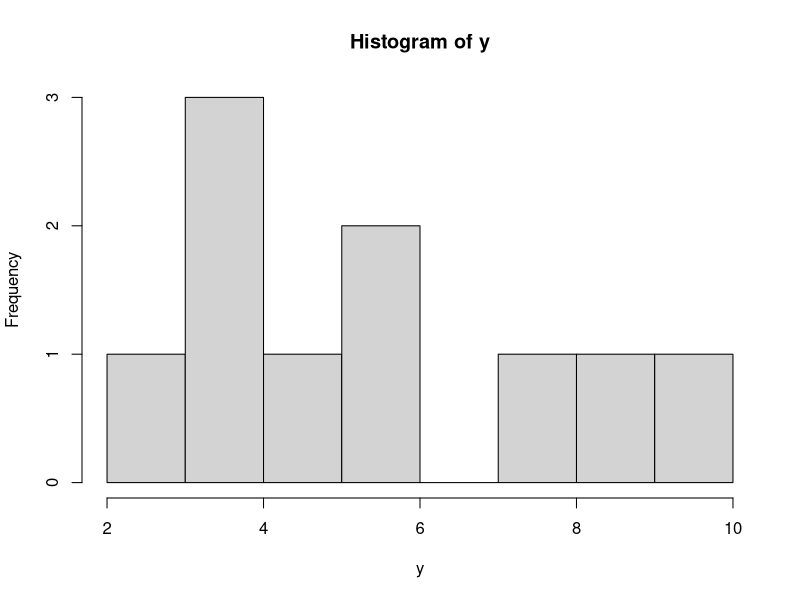
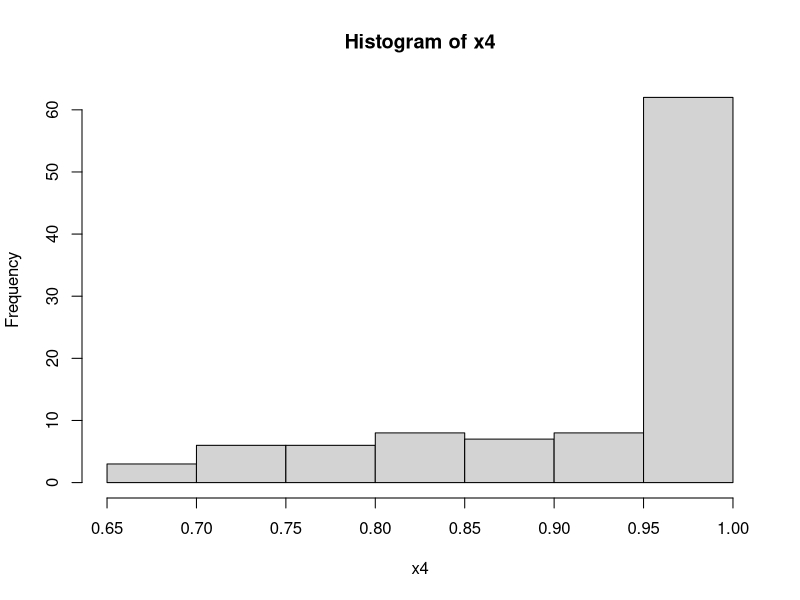
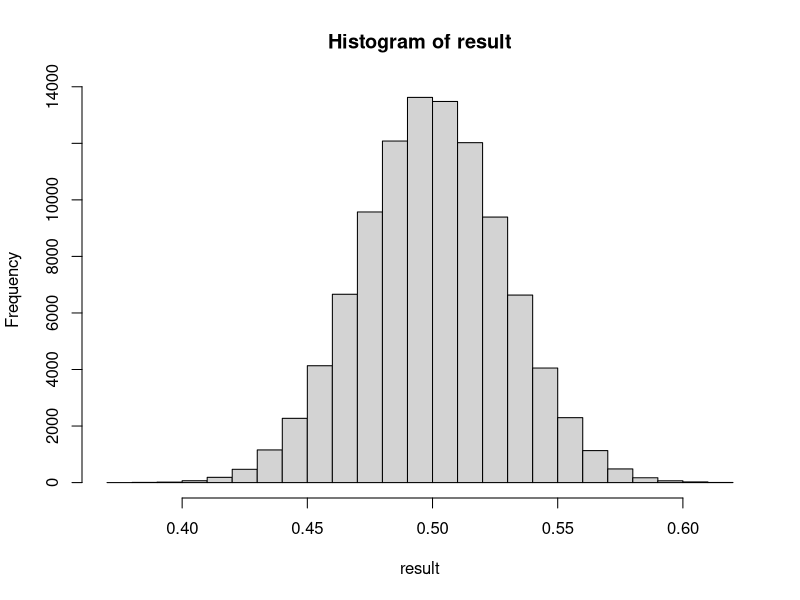
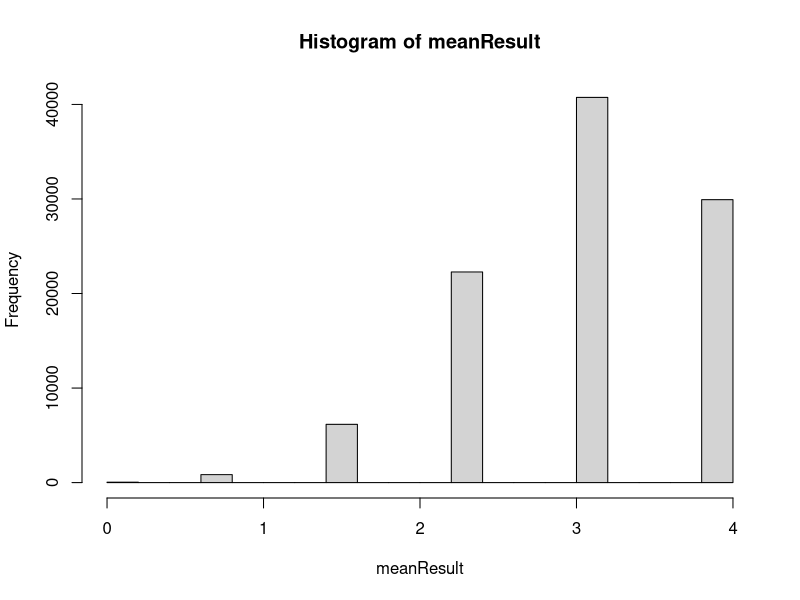
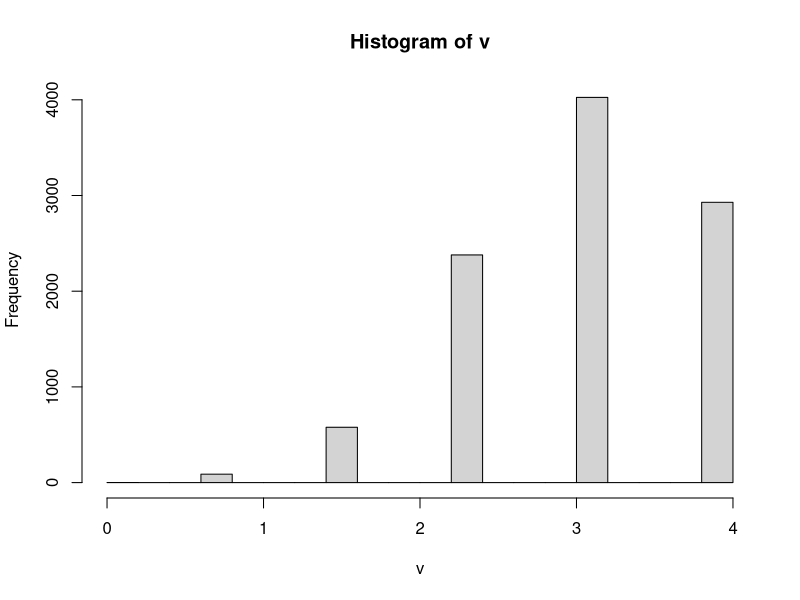

The R script that drew these images, in order: (Note: this script raises an error after producing the figures.)
# 向量求平方
sum1 = function(vctor) {
  result = 0
  for(i in vctor) {
    result = result + i ^ 2
  }
  
  return (result)
}

# 从一个卡方分布取一部分数据，查看图
df = 5
x = rchisq(10, df)
y = (x / 10) ^ 2 + x
hist(y)

# 从均匀分布取一部分数据，求sin，cos
x = runif(100)
x2 = x ^ 2
x3 = sin(x2)
x4 = cos(x3)
hist(x4)

# 取10000个均值
result = numeric(100000)
for(i in 1:100000) {
  result[i] = sum(runif(100, min = 0, max = 1)) / 100
}
hist(result)

# 计算pi的值
calcKa = function () {
  x = runif(1000000, min = -1, max = 1)
  y = runif(1000000, min = -1, max = 1)
  count = 0;
  pie = 0
  
  for(i in 1:1000000) {
    if(x[i] ^ 2 + y[i] ^ 2 <= 1) {
      count = count + 1
    }
  }
  
  # 向量写法
  m = sum(x ^ 2 + y ^ 2 <= 1)
  
  pie = count / 1000000 * 4
  
  return (pie)
}

# 每次5个点
calcKa = function () {
  x = runif(5, min = -1, max = 1)
  y = runif(5, min = -1, max = 1)
  count = 0;
  pie = 0
  
  for(i in 1:5) {
    if(x[i] ^ 2 + y[i] ^ 2 <= 1) {
      count = count + 1
    }
  }
  
  # 向量写法
  m = sum(x ^ 2 + y ^ 2 <= 1)
  
  pie = count / 5 * 4
  
  return (pie)
}

meanResult = numeric(100000);

for(i in 1:100000) {
  meanResult[i] = calcKa()
}

hist(meanResult)

mean(meanResult)

# 老汤的代码查问题
v = c()
for (i in 1:10000){
  n = 5
  x <- runif(n,min= -1,max = 1)
  y <- runif(n, min = -1 ,max =1)
  m <- sum(x^2+y^2 <= 1)
  pi <- 4*m/n
  # v[i] = pi
  v[i] = pi
}
hist(v)

# 封装成函数
calcKa = function (n) {
  x = runif(n, min = -1, max = 1)
  y = runif(n, min = -1, max = 1)
  count = 0;
  pie = 0
  
  for(i in 1:n) {
    if(x[i] ^ 2 + y[i] ^ 2 <= 1) {
      count = count + 1
    }
  }
  
  # 向量写法
  m = sum(x ^ 2 + y ^ 2 <= 1)
  
  pie = count / n * 4
  
  return (pie)
}

calcPie = function(n, count) {
  meanResult = numeric(count);
  
  for(i in 1:count) {
    meanResult[i] = calcKa(n)
  }
  
  hist(meanResult)
  
  return (mean(meanResult))
}

# 小于平均值就*2，大于就/2
calMean = function() {
  randomData = runif(20, min = -10, max = 10)
  arrangeData = mean(randomData)
  
  for(i in 1:20) {
    if(randomData[i] > arrangeData) {
      randomData[i] = randomData[i] / 2
    } else {
      randomData[i] = randomData[i] * 2
    }
  }
  
  hist(randomData)
}

# 模型开始
library(modelr)
options(na.action = na.warn)
ggplot(sim1, aes(x, y)) + geom_point()

models = tibble(
  x = runif(2500, -20, 40),
  y = runif(2500, -5, 5)
)

ggplot(sim1, aes(x, y)) + geom_abline(aes(intercept = x, slope = y), data = models, alpha = 1/4) + geom_point()

# 模型计算方式，完全没搞懂这里
model1 = function(a, data) {
  a[1] + data$x * a[2]
}

model1(c(7, 1.5), sim1)

measure_distance = function(mod, data) {
  diff = data$y - model1(mod, data)
  
  sum(diff ^ 2)
}

result = numeric(2500)

x = runif(2500, -20, 40)
y = runif(2500, -5, 5)

for(i in 2500) {
  result[i] = measure_distance(c(x[i], y[i]), sim1)
}

calLine = function() {
  models = tibble(
    x = runif(250000, -20, 40),
    y = runif(250000, -5, 5)
  )
  
  model1 = function(a, data) {
    a[1] + data$x * a[2]
  }
  
  measure_distance = function(mod, data) {
    diff = data$y - model1(mod, data)
    
    return (sum(diff ^ 2))
    
  }
  
  result = numeric(250000)
  
  for(i in 1:250000) {
    result[i] = measure_distance(c(models$x[i], models$y[i]), sim1)
  }
  
  lastIndex = which.min(result)
  
  return (c(models$x[lastIndex], models$y[lastIndex]))
}
